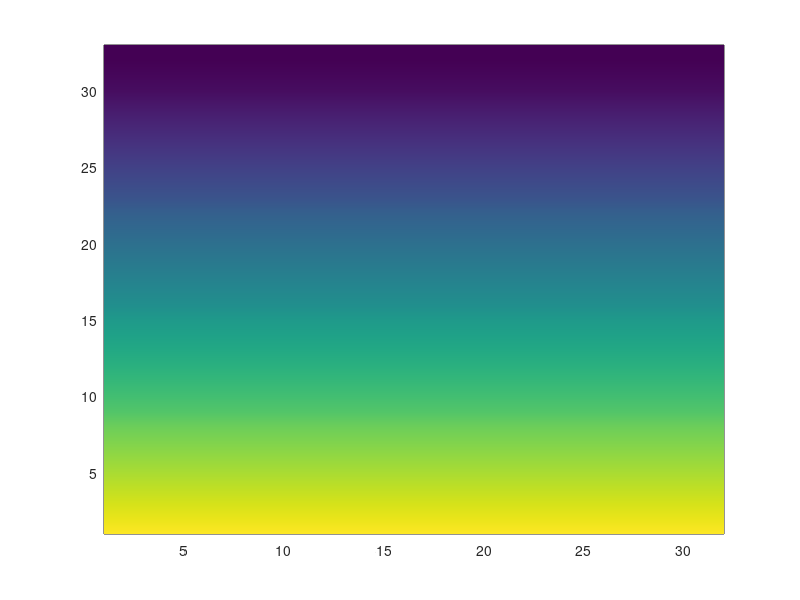

MATLAB code for this plot:
clear;clc;
nii=5; njj=5; ni=2^nii+1; nj=2^njj;
dx=1.0; dz=2.0;
gamma=1.66667;
eta=0.01;
nu=0.05;
beta=0.5;
rho0=1.0;
b0=1.0;
bl=3.0;
va=sqrt(b0*b0/rho0);
p0=0.5*beta*b0*b0;
t0=0.5*beta*va*va;

x=zeros(ni,nj,5);
for i=1:ni
    s=(i-ni)*dx/bl;
    s1=b0*bl*log(cosh(s));
    b=b0*tanh(s);
    p=p0+0.5*(b0^2-b^2);
    rho=p/t0;
    for j=1:nj
        x(i,j,5)=s1;
        x(i,j,1)=rho;
        x(i,j,2)=p;
    end
end
rhoo=x(:,:,1);pp=x(:,:,2);uxx=x(:,:,3);uzz=x(:,:,4);ayy=x(:,:,5);
pcolor(ayy); shading('interp');
